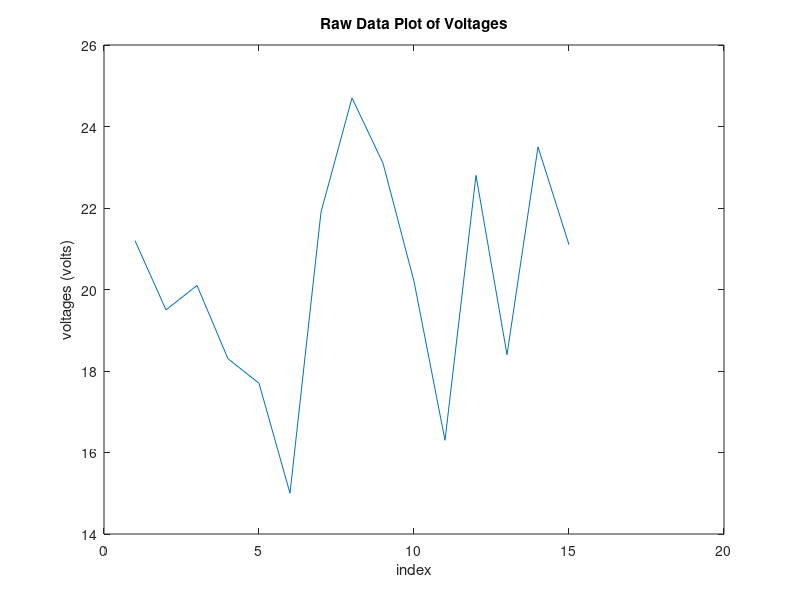

Write the MATLAB code that produced this figure. (Note: this script raises an error after producing the figure.)
% Assignment: Lab1, Part 1 - Data Analysis
% Name: Jared Daniel
% Date: 9/4/2023
voltages = [21.2, 19.5, 20.1, 18.3, 17.7, 15.0, 21.9, 24.7, 23.1, 20.2, 16.3, 22.8, 18.4, 23.5, 21.1];

minimum = min(voltages);
maximum = max(voltages);
avg = mean(voltages);
standard_deviation = std(voltages);
med = median(voltages);

fprintf('Minimum: %.2f\n', minimum);
fprintf('Maximum: %.2f\n', maximum);
fprintf('Average: %.2f\n', avg);
fprintf('Standard Deviation: %.2f\n', standard_deviation);
fprintf('Median: %.2f\n', med);

fprintf('Values greater than the average:\n');
index = find(voltages > avg);
greater_than_avg = voltages(index);
disp(voltages(index));

plot(voltages);
xlabel('index');
ylabel('voltages (volts)');
title('Raw Data Plot of Voltages');

figure;

histogram(voltages, 10);
xlabel('voltages (volts)');
ylabel('frequency');
title('Histogram of Voltages');

fprintf('Sorted values:\n');
sorted_voltages = sort(voltages);
fprintf('%.1f \n', sorted_voltages)